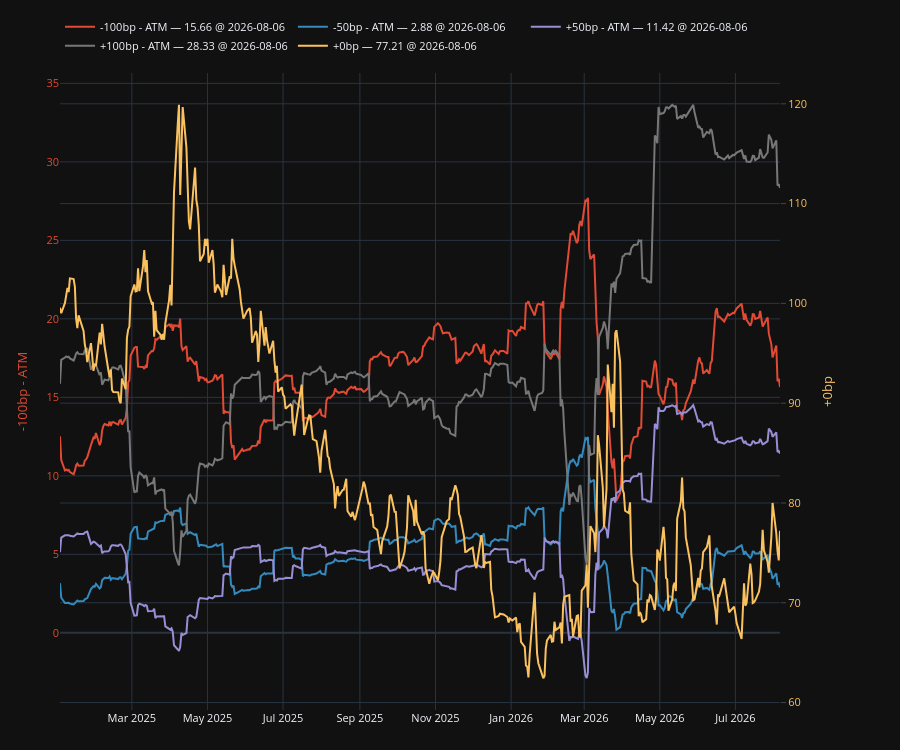

Notebook code for this chart:
### Code cell
plot, fig, ax, ax2, legend = make_secondary_axis_plot(engine="plotly")
for col in [c for c in skew.columns if c.endswith("- ATM")]:
    plot(skew[col], which="left")
plot(skew["+0bp"], which="right")
legend(valfmt="{:.2f}", show_date=True)

### Figure 1 — Plotly figure (JSON) as saved in the notebook; plotly's stock layout.template omitted (floating-point values rounded to 4 significant figures; data arrays with more than 128 entries replaced by an {"elided": "..."} marker saying what was removed)
{"data": [{"line": {"color": "#E24A33"}, "mode": "lines", "name": "-100bp - ATM — 15.66 @ 2026-08-06", "showlegend": true, "type": "scatter", "x": {"elided": "399 str values"}, "y": {"elided": "399 float values"}, "yaxis": "y"}, {"line": {"color": "#348ABD"}, "mode": "lines", "name": "-50bp - ATM — 2.88 @ 2026-08-06", "showlegend": true, "type": "scatter", "x": {"elided": "399 str values"}, "y": {"elided": "399 float values"}, "yaxis": "y"}, {"line": {"color": "#988ED5"}, "mode": "lines", "name": "+50bp - ATM — 11.42 @ 2026-08-06", "showlegend": true, "type": "scatter", "x": {"elided": "399 str values"}, "y": {"elided": "399 float values"}, "yaxis": "y"}, {"line": {"color": "#777777"}, "mode": "lines", "name": "+100bp - ATM — 28.33 @ 2026-08-06", "showlegend": true, "type": "scatter", "x": {"elided": "399 str values"}, "y": {"elided": "399 float values"}, "yaxis": "y"}, {"line": {"color": "#FBC15E"}, "mode": "lines", "name": "+0bp — 77.21 @ 2026-08-06", "showlegend": true, "type": "scatter", "x": {"elided": "399 str values"}, "y": {"elided": "399 float values"}, "yaxis": "y2"}], "layout": {"font": {"size": 11}, "height": 750, "legend": {"orientation": "h", "x": 0.0, "xanchor": "left", "y": 1.02, "yanchor": "bottom"}, "margin": {"b": 40, "l": 60, "r": 120, "t": 60}, "newshape": {"line": {"color": "red"}}, "title": {}, "xaxis": {"showgrid": true, "showspikes": true, "spikecolor": "white", "spikemode": "across", "spikesnap": "cursor"}, "yaxis": {"showgrid": true, "showspikes": true, "spikecolor": "white", "spikesnap": "cursor", "spikethickness": 0.5, "tickfont": {"color": "#E24A33"}, "title": {"font": {"color": "#E24A33"}, "text": "-100bp - ATM"}}, "yaxis2": {"anchor": "x", "overlaying": "y", "position": 0.98, "showgrid": true, "showspikes": true, "side": "right", "spikecolor": "white", "spikesnap": "cursor", "spikethickness": 0.5, "tickfont": {"color": "#FBC15E"}, "ticklabelposition": "outside", "ticks": "outside", "title": {"font": {"color": "#FBC15E"}, "standoff": 16, "text": "+0bp"}}}}
